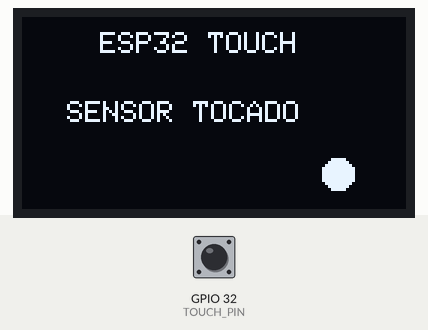
Simulated run of this sketch. Board: ESP32. Shown: 128×64 one-colour display. The test bench sets the inputs (shaded band); at power-on: GPIO 32 (TOUCH_PIN) HIGH.

Above: at 0.1 s.

The sketch:

Prueba_del_sensor_Touch.ino
```cpp
#include <Wire.h>
#include <Adafruit_GFX.h>
#include <Adafruit_SH110X.h>

#define SCREEN_WIDTH 128
#define SCREEN_HEIGHT 64
#define OLED_RESET -1
#define OLED_ADDRESS 0x3C

Adafruit_SH1106G display(
  SCREEN_WIDTH,
  SCREEN_HEIGHT,
  &Wire,
  OLED_RESET
);

const int TOUCH_PIN = 32;

const int UMBRAL_TOUCH = 450;

void setup() {

  Serial.begin(115200);

  Wire.begin(21, 22);

  if (!display.begin(OLED_ADDRESS, true)) {
    Serial.println("Error al iniciar la pantalla OLED");
    while (1);
  }

  display.clearDisplay();
  display.setTextColor(SH110X_WHITE);
}

void loop() {

  int valorTouch = touchRead(TOUCH_PIN);

  display.clearDisplay();

  display.setTextSize(1);
  display.setCursor(26, 5);
  display.println("ESP32 TOUCH");

  if (valorTouch < UMBRAL_TOUCH) {

    display.setCursor(15, 28);
    display.println("SENSOR TOCADO");

    display.fillCircle(105, 52, 5, SH110X_WHITE);
  }

  else {

    display.setCursor(32, 28);
    display.println("SIN TOCAR");

    display.fillCircle(20, 52, 5, SH110X_WHITE);
  }

  display.display();

  delay(100);
}
```
